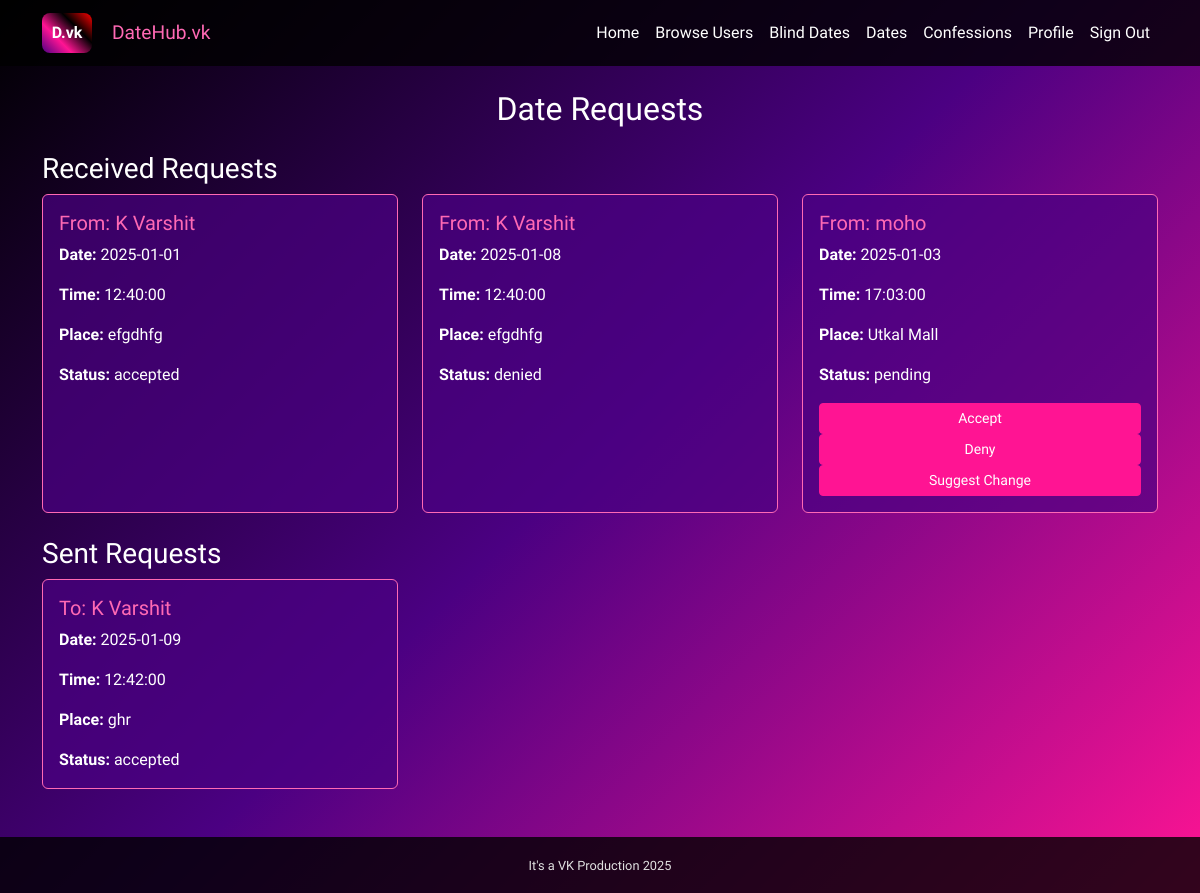
The page /date_requests (signed in) on the database its author committed.
### app.py (models this page shows)
class DateRequest(db.Model):
    id = db.Column(db.String(36), primary_key=True, default=lambda: str(uuid4()))
    sender_id = db.Column(db.String(36), db.ForeignKey('user.id'), nullable=False)
    receiver_id = db.Column(db.String(36), db.ForeignKey('user.id'), nullable=False)
    date = db.Column(db.Date, nullable=False)
    time = db.Column(db.Time, nullable=False)
    place = db.Column(db.String(255), nullable=False)
    status = db.Column(db.String(20), default='pending')
    parent_request_id = db.Column(db.String(36), db.ForeignKey('date_request.id'))
    is_blind_date = db.Column(db.Boolean, default=False)
    sender = db.relationship('User', foreign_keys=[sender_id], backref='sent_requests')
    receiver = db.relationship('User', foreign_keys=[receiver_id], backref='received_requests')
    parent_request = db.relationship('DateRequest', remote_side=[id], backref='child_requests')

class User(UserMixin, db.Model):
    id = db.Column(db.String(36), primary_key=True, default=lambda: str(uuid4()))
    email = db.Column(db.String(120), unique=True, nullable=False)
    password = db.Column(db.String(255), nullable=False)
    name = db.Column(db.String(100), nullable=False)
    gender = db.Column(db.String(20), nullable=False)
    branch = db.Column(db.String(50), nullable=False)
    year = db.Column(db.Integer, nullable=False)
    state = db.Column(db.String(50), nullable=False)
    hobbies = db.Column(db.String(255))
    bio = db.Column(db.Text)
    image = db.Column(db.String(255))
    previous_relationships = db.Column(db.Integer, default=0)
    previous_dates = db.Column(db.Integer, default=0)
    insta_id = db.Column(db.String(100))
    ideal_weekend = db.Column(db.String(50))
    music_taste = db.Column(db.String(100))
    societies = db.Column(db.String(500))
    favorite_sports = db.Column(db.String(200))
    cgpa = db.Column(db.Float, nullable=True)
    leisure_activities = db.Column(db.String(100))
    personality_type = db.Column(db.String(50))
    sleep_schedule = db.Column(db.String(50))
    aspirations = db.Column(db.String(50))
    dream_date = db.Column(db.String(255))
    communication_style = db.Column(db.String(50))
    relationship_looking_for = db.Column(db.String(50))

### app.py (the view)
@app.route('/date_requests')
@login_required
def date_requests():
    user_id = current_user.id
    received_requests = DateRequest.query.filter_by(receiver_id=user_id).all()
    sent_requests = DateRequest.query.filter_by(sender_id=user_id).all()
    return render_template('date_requests.html', received_requests=received_requests, sent_requests=sent_requests)

### app.py (called while the page is built)
@login_manager.user_loader
def load_user(user_id):
    return User.query.get(user_id)

### templates/date_requests.html (shortened to what this page needs)
{% extends "base.html" %}
{% block content %}
<h2 class="text-center mb-4">Date Requests</h2>
<h3>Received Requests</h3>
<div class="row">
  {% for request in received_requests %}
  <div class="col-md-4 mb-4">
      <div class="card">
          <div class="card-body">
              <h5 class="card-title">{% if request.is_blind %}From: Mystery User{% else %}From: {{ request.sender.name }}{% endif %}</h5>
              <p class="card-text"><strong>Date:</strong> {{ request.date }}</p>
              <p class="card-text"><strong>Time:</strong> {{ request.time }}</p>
              <p class="card-text"><strong>Place:</strong> {{ request.place }}</p>
              <p class="card-text"><strong>Status:</strong> {{ request.status }}</p>
              {% if request.status == 'pending' %}
              <button class="btn btn-success btn-sm accept-request" data-request-id="{{ request.id }}">Accept</button>
              <button class="btn btn-danger btn-sm deny-request" data-request-id="{{ request.id }}">Deny</button>
              <button class="btn btn-warning btn-sm change-request" data-request-id="{{ request.id }}">Suggest Change</button>
              {% endif %}
          </div>
      </div>
  </div>
  {% endfor %}
</div>
<h3>Sent Requests</h3>
<div class="row">
  {% for request in sent_requests %}
  <div class="col-md-4 mb-4">
      <div class="card">
          <div class="card-body">
              <h5 class="card-title">{% if request.is_blind %}To: Mystery User{% else %}To: {{ request.receiver.name }}{% endif %}</h5>
              <p class="card-text"><strong>Date:</strong> {{ request.date }}</p>
              <p class="card-text"><strong>Time:</strong> {{ request.time }}</p>
              <p class="card-text"><strong>Place:</strong> {{ request.place }}</p>
              <p class="card-text"><strong>Status:</strong> {{ request.status }}</p>
          </div>
      </div>
  </div>
  {% endfor %}
</div>
{% endblock %}

### static/css/style.css (style rules this page uses)
:root { --background: linear-gradient(135deg, #000000, #4b0082, #ff1493); --text-primary: #ffffff; --text-secondary: #e0e0e0; --accent-primary: #ff69b4; --accent-secondary: #9400d3; --card-bg: rgba(75, 0, 130, 0.7); --input-bg: rgba(255, 255, 255, 0.1); --button-bg: #ff1493; --button-hover: #ff69b4; }
body { background: var(--background); color: var(--text-primary); font-family: "Exo 2", sans-serif; }
.card { background-color: var(--card-bg); border-color: var(--accent-primary); color: var(--text-primary); height: 100%; display: flex; flex-direction: column; }
.card-body { flex: 1 0 auto; display: flex; flex-direction: column; }
.card-title { color: var(--accent-primary); }
.btn { background-color: var(--button-bg); border-color: var(--button-bg); color: var(--text-primary); transition: all 0.3s ease; }
.card, .btn, .form-control, .form-select { transition: all 0.3s ease; }

### rows shown on the page
DateRequest: sender.name "K Varshit", date "2025-01-01", time "12:40:00", place "efgdhfg", status "accepted"
DateRequest: sender.name "K Varshit", date "2025-01-08", time "12:40:00", place "efgdhfg", status "denied"
DateRequest: sender.name "moho", date "2025-01-03", time "17:03:00", place "Utkal Mall", status "pending"
DateRequest: receiver.name "K Varshit", date "2025-01-09", time "12:42:00", place "ghr", status "accepted"
